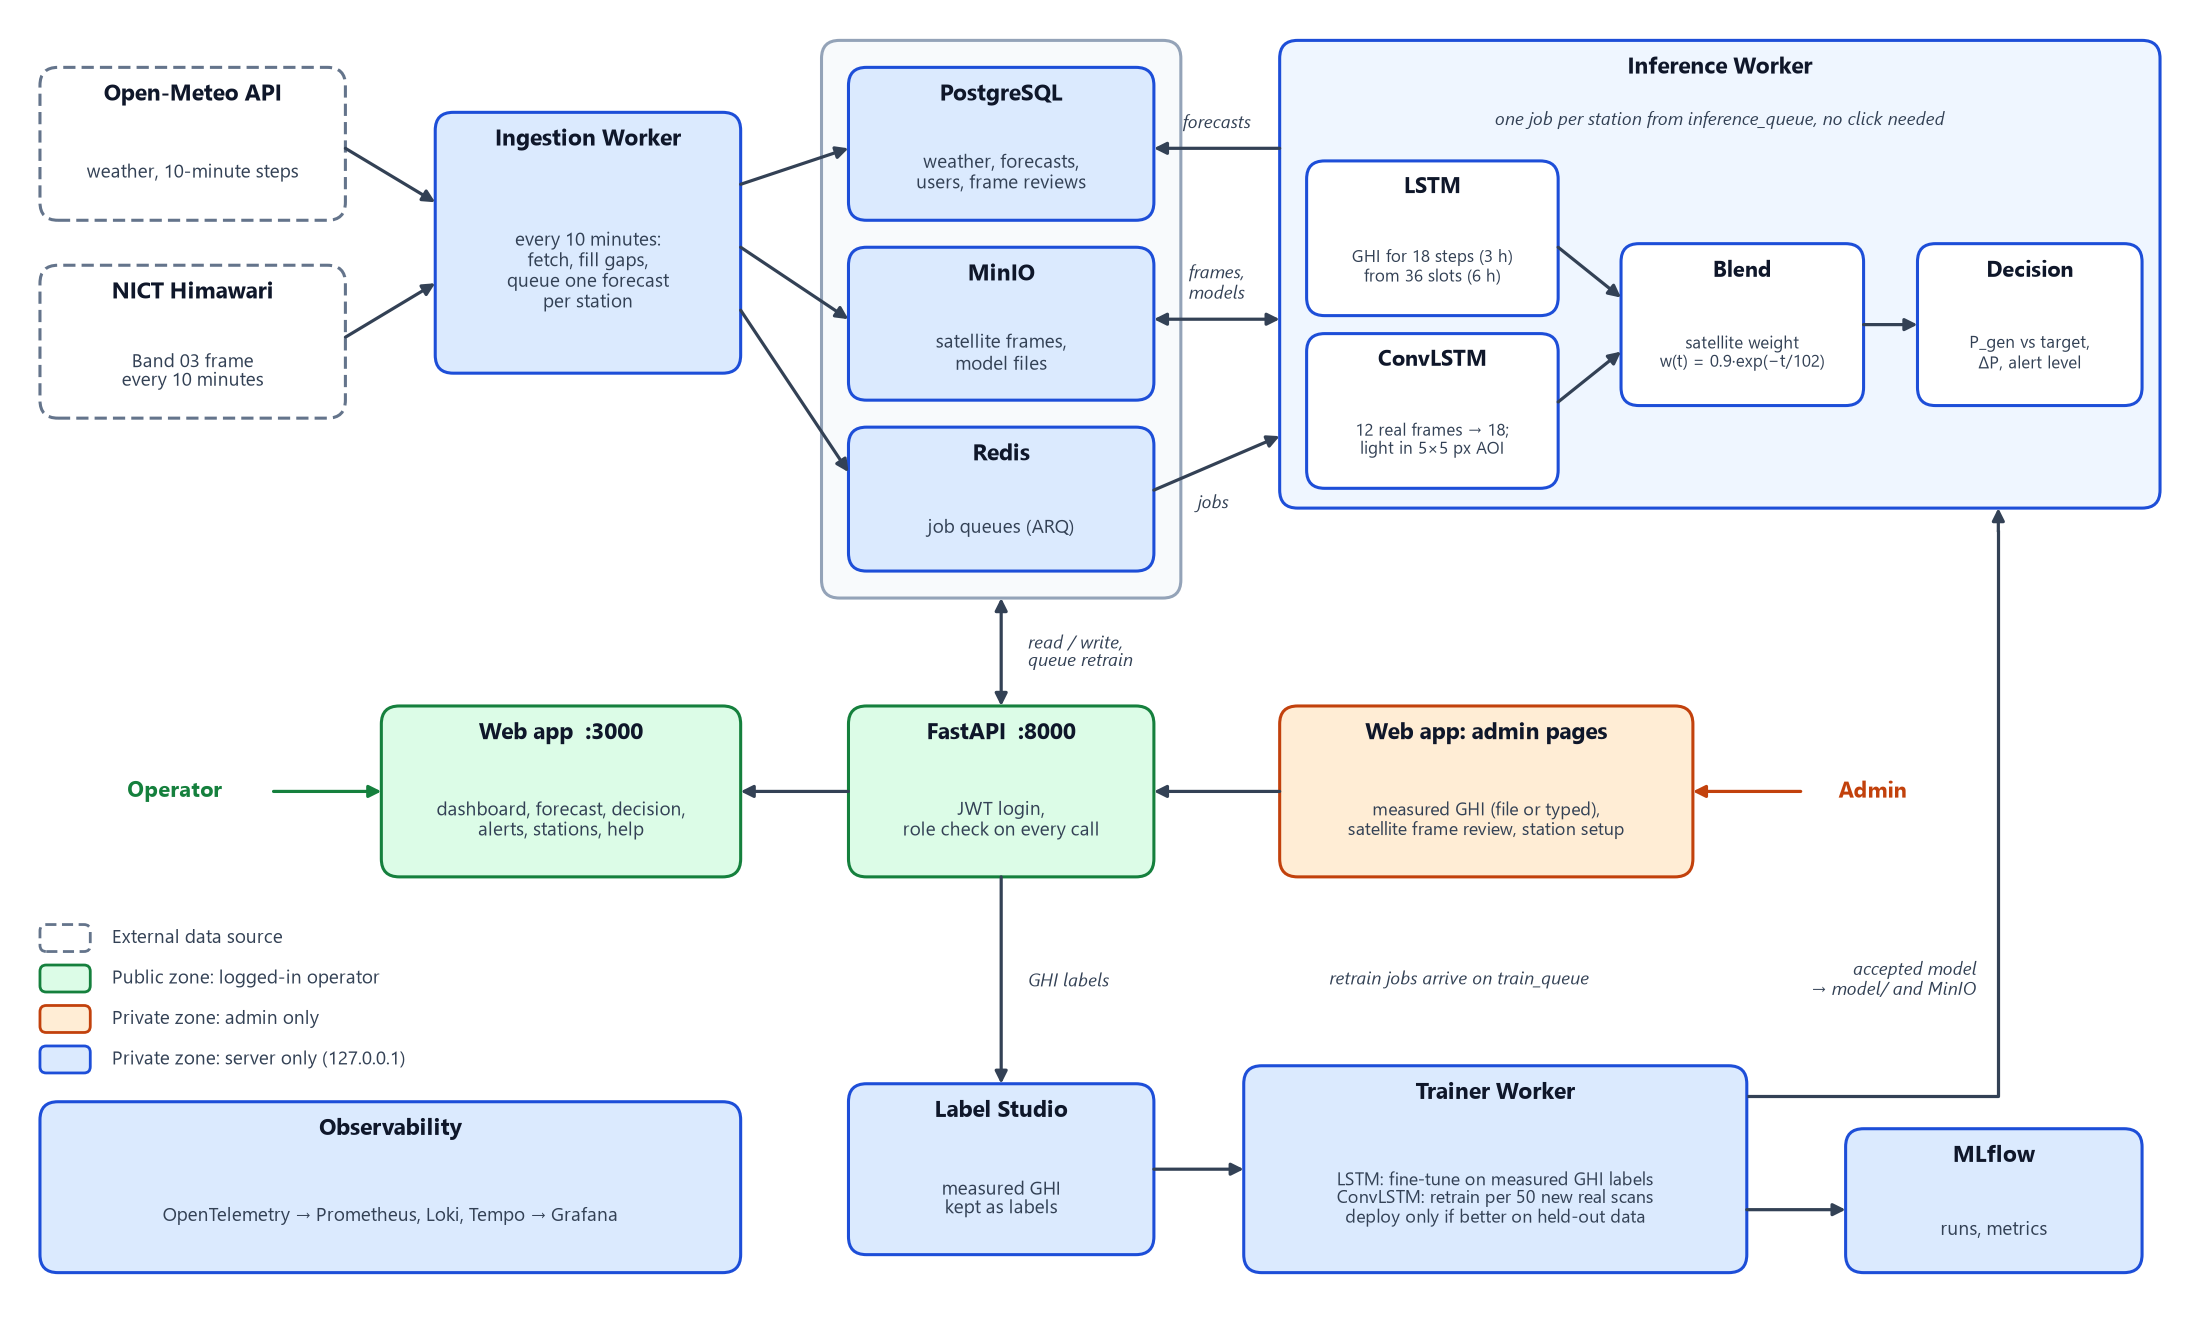

Write Python code to recreate this figure.
"""Draws diagrams/overview.png: data flow of SolarDSS and its Public / Private zones.

    python diagrams/overview.py          (needs matplotlib)

Keep this file and the picture in step: change the system, change the boxes here, run it again.
"""

from pathlib import Path

import matplotlib

matplotlib.use("Agg")
import matplotlib.pyplot as plt  # noqa: E402
from matplotlib.patches import FancyBboxPatch  # noqa: E402

plt.rcParams["font.family"] = ["Segoe UI", "Tahoma", "DejaVu Sans"]
fig, ax = plt.subplots(figsize=(11.0, 6.7), dpi=200)
ax.set_xlim(0, 120)
ax.set_ylim(0, 73)
ax.axis("off")

# zone styles: fill, edge, line style
EXT = dict(fc="#ffffff", ec="#64748b", ls=(0, (4, 2)))   # external data source
PUB = dict(fc="#dcfce7", ec="#15803d", ls="-")           # public: logged-in operator
ADM = dict(fc="#ffedd5", ec="#c2410c", ls="-")           # private: admin only
DEV = dict(fc="#dbeafe", ec="#1d4ed8", ls="-")           # private: server only (127.0.0.1)
INN = dict(fc="#ffffff", ec="#1d4ed8", ls="-")           # step inside a worker
INK = "#334155"
TITLE = "#0f172a"


def box(x, y, w, h, title, sub="", st=DEV, fs=8.4, sfs=6.7):
    ax.add_patch(FancyBboxPatch((x, y), w, h, boxstyle="round,pad=0,rounding_size=1.0",
                                fc=st["fc"], ec=st["ec"], lw=1.1, ls=st["ls"], zorder=2))
    ax.text(x + w / 2, y + h - 0.9, title, ha="center", va="top", fontsize=fs, fontweight="bold", color=TITLE, zorder=3)
    ax.text(x + w / 2, y + (h - 3.2) / 2, sub, ha="center", va="center", fontsize=sfs, color=INK, zorder=3, linespacing=1.18)


def group(x, y, w, h, fc, ec):
    ax.add_patch(FancyBboxPatch((x, y), w, h, boxstyle="round,pad=0,rounding_size=1.0", fc=fc, ec=ec, lw=1.1, zorder=1))


def arrow(p, q, style="-|>", color=INK):
    ax.annotate("", xy=q, xytext=p, zorder=4,
                arrowprops=dict(arrowstyle=style, color=color, lw=1.15, shrinkA=0, shrinkB=0, mutation_scale=9))


def note(x, y, text, ha="center", va="center"):
    ax.text(x, y, text, ha=ha, va=va, fontsize=6.5, color=INK, style="italic", zorder=5, linespacing=1.12)


# ---------------------------------------------------------------- row 1: every 10 minutes
box(1, 61.5, 17, 8.5, "Open-Meteo API", "weather, 10-minute steps", EXT)
box(1, 50.5, 17, 8.5, "NICT Himawari", "Band 03 frame\nevery 10 minutes", EXT)
box(23, 53, 17, 14.5, "Ingestion Worker", "every 10 minutes:\nfetch, fill gaps,\nqueue one forecast\nper station")

group(44.5, 40.5, 20, 31, "#f8fafc", "#94a3b8")
box(46, 61.5, 17, 8.5, "PostgreSQL", "weather, forecasts,\nusers, frame reviews")
box(46, 51.5, 17, 8.5, "MinIO", "satellite frames,\nmodel files")
box(46, 42, 17, 8, "Redis", "job queues (ARQ)")

group(70, 45.5, 49, 26, "#eff6ff", "#1d4ed8")
ax.text(94.5, 70.6, "Inference Worker", ha="center", va="top", fontsize=8.4, fontweight="bold", color=TITLE)
note(94.5, 67.6, "one job per station from inference_queue, no click needed", va="top")
box(71.5, 56.2, 14, 8.6, "LSTM", "GHI for 18 steps (3 h)\nfrom 36 slots (6 h)", INN, fs=7.9, sfs=6.2)
box(71.5, 46.6, 14, 8.6, "ConvLSTM", "12 real frames → 18;\nlight in 5×5 px AOI", INN, fs=7.9, sfs=6.2)
box(89, 51.2, 13.5, 9, "Blend", "satellite weight\nw(t) = 0.9·exp(−t/102)", INN, fs=7.9, sfs=6.1)
box(105.5, 51.2, 12.5, 9, "Decision", "P_gen vs target,\nΔP, alert level", INN, fs=7.9, sfs=6.2)

arrow((18, 65.5), (23, 62.5))
arrow((18, 55), (23, 58))
arrow((40, 63.5), (46, 65.5))
arrow((40, 60), (46, 56))
arrow((40, 56.5), (46, 47.5))
arrow((63, 46.5), (70, 49.5))
note(66.3, 46.3, "jobs", va="top")
arrow((63, 56), (70, 56), style="<|-|>")
note(66.5, 57.0, "frames,\nmodels", va="bottom")
arrow((70, 65.5), (63, 65.5))
note(66.5, 66.4, "forecasts", va="bottom")
arrow((85.5, 60), (89, 57.2))
arrow((85.5, 51.4), (89, 54.2))
arrow((102.5, 55.7), (105.5, 55.7))

# ---------------------------------------------------------------- row 2: people
box(46, 25, 17, 9.5, "FastAPI  :8000", "JWT login,\nrole check on every call", PUB)
box(20, 25, 20, 9.5, "Web app  :3000", "dashboard, forecast, decision,\nalerts, stations, help", PUB)
box(70, 25, 23, 9.5, "Web app: admin pages", "measured GHI (file or typed),\nsatellite frame review, station setup", ADM, sfs=6.4)
arrow((54.5, 34.5), (54.5, 40.5), style="<|-|>")
note(56.0, 37.5, "read / write,\nqueue retrain", ha="left")
arrow((46, 29.75), (40, 29.75))
arrow((70, 29.75), (63, 29.75))
ax.text(8.5, 29.75, "Operator", ha="center", va="center", fontsize=7.9, color="#15803d", fontweight="bold")
arrow((14, 29.75), (20, 29.75), color="#15803d")
ax.text(103, 29.75, "Admin", ha="center", va="center", fontsize=7.9, color="#c2410c", fontweight="bold")
arrow((99, 29.75), (93, 29.75), color="#c2410c")

# ---------------------------------------------------------------- row 3: learning loop and operations
box(46, 4, 17, 9.5, "Label Studio", "measured GHI\nkept as labels")
box(68, 3, 28, 11.5, "Trainer Worker",
    "LSTM: fine-tune on measured GHI labels\nConvLSTM: retrain per 50 new real scans\ndeploy only if better on held-out data", sfs=6.4)
box(101.5, 3, 16.5, 8, "MLflow", "runs, metrics")
box(1, 3, 39, 9.5, "Observability", "OpenTelemetry → Prometheus, Loki, Tempo → Grafana")

arrow((54.5, 25), (54.5, 13.5))
note(56.0, 19.3, "GHI labels", ha="left")
arrow((63, 8.75), (68, 8.75))
note(80, 19.3, "retrain jobs arrive on train_queue")
arrow((96, 6.5), (101.5, 6.5))
ax.plot([96, 110, 110], [12.8, 12.8, 44.3], color=INK, lw=1.15, zorder=4, solid_capstyle="butt")
arrow((110, 44.2), (110, 45.5))
note(108.8, 19.3, "accepted model\n→ model/ and MinIO", ha="right")

# ---------------------------------------------------------------- legend
for i, (st, label) in enumerate([
    (EXT, "External data source"),
    (PUB, "Public zone: logged-in operator"),
    (ADM, "Private zone: admin only"),
    (DEV, "Private zone: server only (127.0.0.1)"),
]):
    y = 21.6 - i * 2.25
    ax.add_patch(FancyBboxPatch((1, y - 0.75), 2.8, 1.5, boxstyle="round,pad=0,rounding_size=0.35",
                                fc=st["fc"], ec=st["ec"], lw=1.0, ls=st["ls"], zorder=2))
    ax.text(5, y, label, ha="left", va="center", fontsize=6.9, color=INK)

fig.subplots_adjust(left=0.01, right=0.99, top=0.99, bottom=0.01)
out = Path(__file__).with_name("overview.png")
fig.savefig(out, facecolor="white")
print(out)
